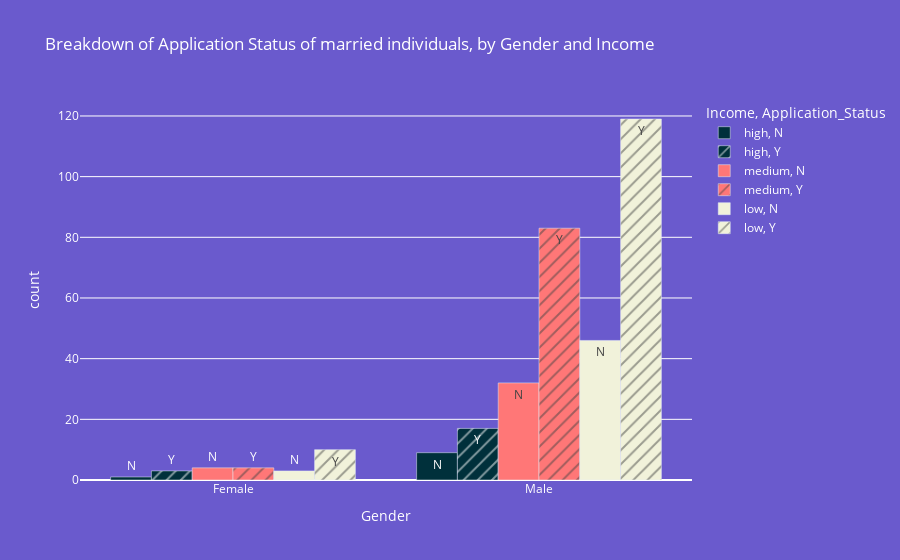

The code cell stored with this chart in its notebook:
### Code cell
#Create a bar chart that shows the difference in application approvals for Married Men vs Married Women based on income ranges.
married_group = df.groupBy('Married', 'Gender', 'Income', 'Application_Status').count().where(df['Married']=='Yes')
mg = married_group.toPandas()
ayy4=[
    '#ffce96',
    '#00303b',
    '#ff7777',
    
    '#f1f2da'
]

fig = px.bar(mg, x='Gender', y='count', color='Income', text='Application_Status', pattern_shape='Application_Status', barmode='group', color_discrete_sequence=ayy4[1:] ,title='Breakdown of Application Status of married individuals, by Gender and Income')
fig.update_layout(
    font_color='white',
    paper_bgcolor='slateblue',
    plot_bgcolor='slateblue'
)
fig.show()

### Figure 1 — Plotly figure (JSON) as saved in the notebook; plotly's stock layout.template omitted (floating-point values rounded to 4 significant figures)
{"data": [{"alignmentgroup": "True", "hovertemplate": "Income=high<br>Application_Status=%{text}<br>Gender=%{x}<br>count=%{y}<extra></extra>", "legendgroup": "high, N", "marker": {"color": "#00303b", "pattern": {"shape": ""}}, "name": "high, N", "offsetgroup": "high, N", "orientation": "v", "showlegend": true, "text": ["N", "N"], "textposition": "auto", "type": "bar", "x": ["Female", "Male"], "xaxis": "x", "y": [1, 9], "yaxis": "y"}, {"alignmentgroup": "True", "hovertemplate": "Income=high<br>Application_Status=%{text}<br>Gender=%{x}<br>count=%{y}<extra></extra>", "legendgroup": "high, Y", "marker": {"color": "#00303b", "pattern": {"shape": "/"}}, "name": "high, Y", "offsetgroup": "high, Y", "orientation": "v", "showlegend": true, "text": ["Y", "Y"], "textposition": "auto", "type": "bar", "x": ["Male", "Female"], "xaxis": "x", "y": [17, 3], "yaxis": "y"}, {"alignmentgroup": "True", "hovertemplate": "Income=medium<br>Application_Status=%{text}<br>Gender=%{x}<br>count=%{y}<extra></extra>", "legendgroup": "medium, N", "marker": {"color": "#ff7777", "pattern": {"shape": ""}}, "name": "medium, N", "offsetgroup": "medium, N", "orientation": "v", "showlegend": true, "text": ["N", "N"], "textposition": "auto", "type": "bar", "x": ["Male", "Female"], "xaxis": "x", "y": [32, 4], "yaxis": "y"}, {"alignmentgroup": "True", "hovertemplate": "Income=medium<br>Application_Status=%{text}<br>Gender=%{x}<br>count=%{y}<extra></extra>", "legendgroup": "medium, Y", "marker": {"color": "#ff7777", "pattern": {"shape": "/"}}, "name": "medium, Y", "offsetgroup": "medium, Y", "orientation": "v", "showlegend": true, "text": ["Y", "Y"], "textposition": "auto", "type": "bar", "x": ["Male", "Female"], "xaxis": "x", "y": [83, 4], "yaxis": "y"}, {"alignmentgroup": "True", "hovertemplate": "Income=low<br>Application_Status=%{text}<br>Gender=%{x}<br>count=%{y}<extra></extra>", "legendgroup": "low, N", "marker": {"color": "#f1f2da", "pattern": {"shape": ""}}, "name": "low, N", "offsetgroup": "low, N", "orientation": "v", "showlegend": true, "text": ["N", "N"], "textposition": "auto", "type": "bar", "x": ["Female", "Male"], "xaxis": "x", "y": [3, 46], "yaxis": "y"}, {"alignmentgroup": "True", "hovertemplate": "Income=low<br>Application_Status=%{text}<br>Gender=%{x}<br>count=%{y}<extra></extra>", "legendgroup": "low, Y", "marker": {"color": "#f1f2da", "pattern": {"shape": "/"}}, "name": "low, Y", "offsetgroup": "low, Y", "orientation": "v", "showlegend": true, "text": ["Y", "Y"], "textposition": "auto", "type": "bar", "x": ["Male", "Female"], "xaxis": "x", "y": [119, 10], "yaxis": "y"}], "layout": {"barmode": "group", "font": {"color": "white"}, "legend": {"title": {"text": "Income, Application_Status"}, "tracegroupgap": 0}, "paper_bgcolor": "slateblue", "plot_bgcolor": "slateblue", "title": {"text": "Breakdown of Application Status of married individuals, by Gender and Income"}, "xaxis": {"anchor": "y", "domain": [0, 1], "title": {"text": "Gender"}}, "yaxis": {"anchor": "x", "domain": [0, 1], "title": {"text": "count"}}}}
